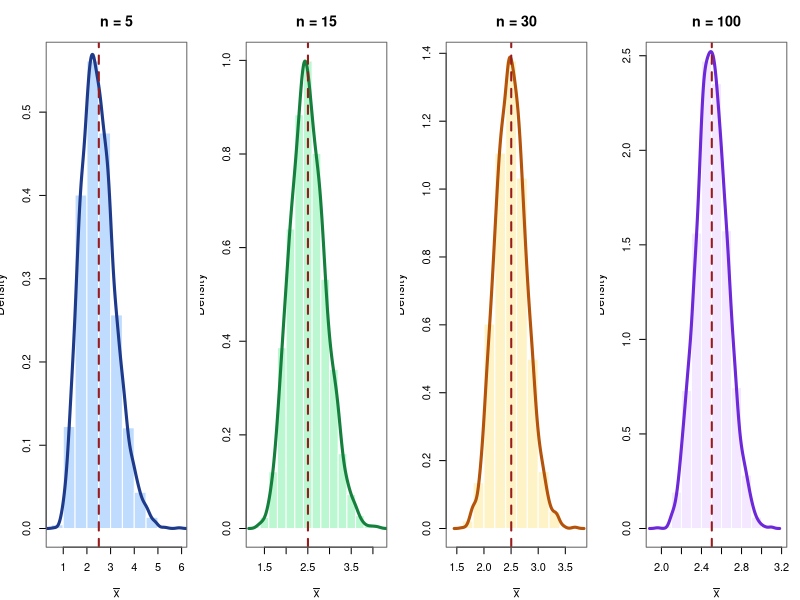

This chart was generated by the following R code:
## ---- chunk 1
#| echo: false
#| fig-width: 12
#| fig-height: 4.8
set.seed(123)
# Población: rendimiento de café (Gamma asimétrica), media ≈ 2.5 kg/árbol
pop <- rgamma(100000, shape = 2.5, rate = 1)
mu_pop <- mean(pop)

ns <- c(5, 15, 30, 100)
par(mfrow = c(1, 4), mar = c(4, 3.5, 3.2, 1), family = "sans")

colores <- c("#bfdbfe", "#bbf7d0", "#fef3c7", "#f3e8ff")
lineas  <- c("#1e3a8a", "#15803d", "#b45309", "#6d28d9")

for (i in seq_along(ns)) {
  n <- ns[i]
  medias <- replicate(4000, mean(sample(pop, n)))
  hist(medias, probability = TRUE,
       col = colores[i], border = "white",
       main = paste0("n = ", n),
       sub  = paste0("SE ≈ ", round(sd(pop)/sqrt(n), 3)),
       xlab = expression(bar(x)),
       cex.main = 1.3, cex.sub = 1, cex.lab = 1.1, cex.axis = 1)
  lines(density(medias), lwd = 3, col = lineas[i])
  abline(v = mu_pop, col = "#991b1b", lwd = 2, lty = 2)
  box(col = "gray40")
}
